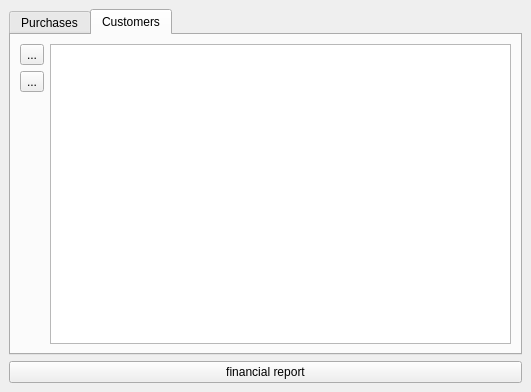
<?xml version="1.0" encoding="UTF-8"?>
<ui version="4.0">
 <class>LogWindow</class>
 <widget class="QMainWindow" name="LogWindow">
  <property name="geometry">
   <rect>
    <x>0</x>
    <y>0</y>
    <width>531</width>
    <height>392</height>
   </rect>
  </property>
  <property name="windowTitle">
   <string>Log</string>
  </property>
  <property name="windowIcon">
   <iconset resource="images.qrc">
    <normaloff>:/Images/Icons/icons8-banana-48.png</normaloff>:/Images/Icons/icons8-banana-48.png</iconset>
  </property>
  <widget class="QWidget" name="centralwidget">
   <layout class="QVBoxLayout" name="verticalLayout_2">
    <item>
     <widget class="QTabWidget" name="tabWidget">
      <property name="tabPosition">
       <enum>QTabWidget::North</enum>
      </property>
      <property name="tabShape">
       <enum>QTabWidget::Rounded</enum>
      </property>
      <property name="currentIndex">
       <number>1</number>
      </property>
      <property name="elideMode">
       <enum>Qt::ElideNone</enum>
      </property>
      <widget class="QWidget" name="PurchasesTab">
       <attribute name="title">
        <string>Purchases</string>
       </attribute>
       <layout class="QHBoxLayout" name="horizontalLayout_2">
        <item>
         <layout class="QGridLayout" name="gridLayout_4">
          <item row="0" column="1" rowspan="3">
           <layout class="QHBoxLayout" name="horizontalLayout"/>
          </item>
          <item row="0" column="0">
           <widget class="QToolButton" name="PurchaseLogRemove">
            <property name="enabled">
             <bool>false</bool>
            </property>
            <property name="toolTip">
             <string extracomment="Remove Purchase Log"/>
            </property>
            <property name="whatsThis">
             <string extracomment="Remove Purchase Log"/>
            </property>
            <property name="text">
             <string>...</string>
            </property>
            <property name="icon">
             <iconset resource="images.qrc">
              <normaloff>:/Images/Icons/icons8-minus-96.png</normaloff>:/Images/Icons/icons8-minus-96.png</iconset>
            </property>
           </widget>
          </item>
          <item row="1" column="0">
           <widget class="QToolButton" name="PurchaseLogEdit">
            <property name="enabled">
             <bool>false</bool>
            </property>
            <property name="toolTip">
             <string extracomment="Edit Purchase Log"/>
            </property>
            <property name="whatsThis">
             <string extracomment="Edit Purchase Log"/>
            </property>
            <property name="text">
             <string>...</string>
            </property>
            <property name="icon">
             <iconset resource="images.qrc">
              <normaloff>:/Images/Icons/icons8-edit-96.png</normaloff>:/Images/Icons/icons8-edit-96.png</iconset>
            </property>
            <property name="iconSize">
             <size>
              <width>16</width>
              <height>16</height>
             </size>
            </property>
            <property name="toolButtonStyle">
             <enum>Qt::ToolButtonIconOnly</enum>
            </property>
            <property name="autoRaise">
             <bool>false</bool>
            </property>
           </widget>
          </item>
         </layout>
        </item>
       </layout>
      </widget>
      <widget class="QWidget" name="CustomersTab">
       <attribute name="title">
        <string>Customers</string>
       </attribute>
       <layout class="QGridLayout" name="gridLayout_2">
        <item row="1" column="0">
         <widget class="QToolButton" name="toolButton_3">
          <property name="enabled">
           <bool>true</bool>
          </property>
          <property name="text">
           <string>...</string>
          </property>
          <property name="icon">
           <iconset resource="images.qrc">
            <normaloff>:/Images/Icons/icons8-minus-96.png</normaloff>:/Images/Icons/icons8-minus-96.png</iconset>
          </property>
         </widget>
        </item>
        <item row="2" column="0">
         <widget class="QToolButton" name="toolButton_4">
          <property name="enabled">
           <bool>true</bool>
          </property>
          <property name="text">
           <string>...</string>
          </property>
          <property name="icon">
           <iconset resource="images.qrc">
            <normaloff>:/Images/Icons/icons8-edit-96.png</normaloff>:/Images/Icons/icons8-edit-96.png</iconset>
          </property>
         </widget>
        </item>
        <item row="1" column="1" rowspan="3">
         <widget class="QTableView" name="Customer_tableView_2"/>
        </item>
       </layout>
      </widget>
     </widget>
    </item>
    <item>
     <widget class="QPushButton" name="pushButton">
      <property name="text">
       <string>financial report</string>
      </property>
     </widget>
    </item>
   </layout>
  </widget>
  <widget class="QMenuBar" name="menubar">
   <property name="geometry">
    <rect>
     <x>0</x>
     <y>0</y>
     <width>531</width>
     <height>21</height>
    </rect>
   </property>
  </widget>
 </widget>
 <resources>
  <include location="images.qrc"/>
 </resources>
 <connections/>
</ui>
